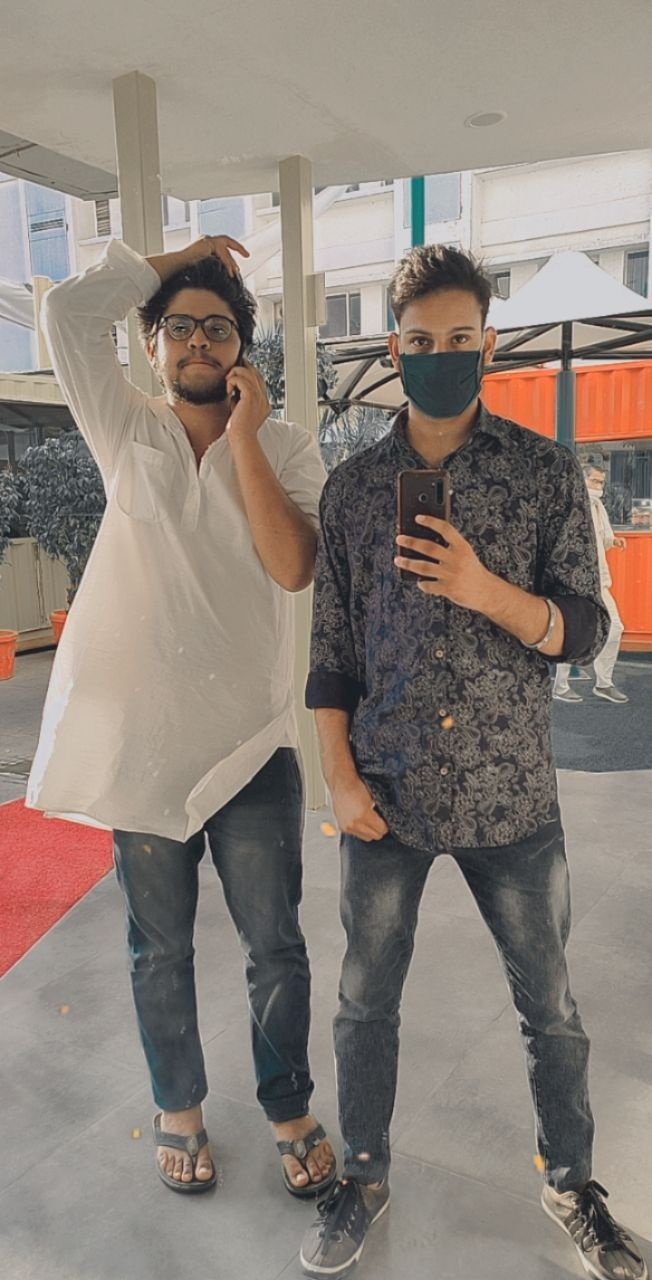
#> input picture image.jpg, 652 x 1280 px
$ python 11_image_transpose.py
#> lines starting #> are read from the running program, lines starting #| are printed output that depends on the picture
import cv2

img=cv2.imread("image.jpg")
#> img is the input picture: shape (1280, 652, 3); mean B, G, R 121.2, 129.5, 140.1
cv2.imshow("original", img)

rotated_img = cv2.transpose(img)
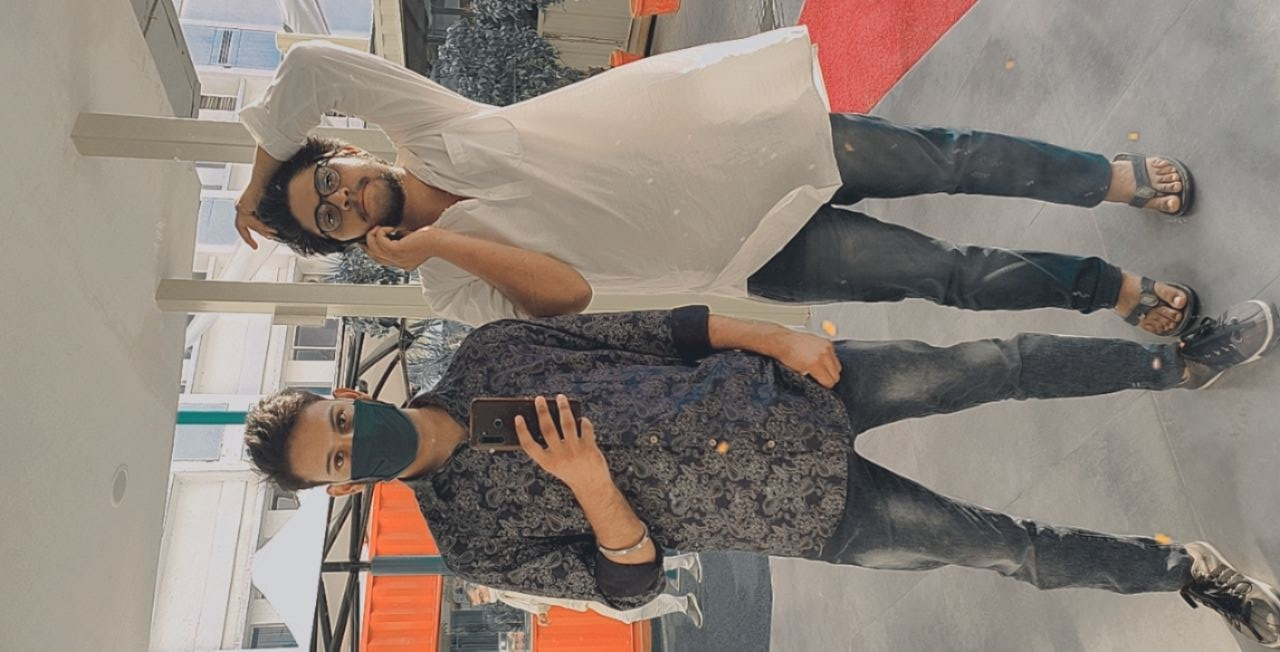
#> rotated_img: shape (652, 1280, 3); mean B, G, R 121.2, 129.5, 140.1
cv2.imshow("rotated", rotated_img)
cv2.waitKey(0)
cv2.destroyAllWindows()
